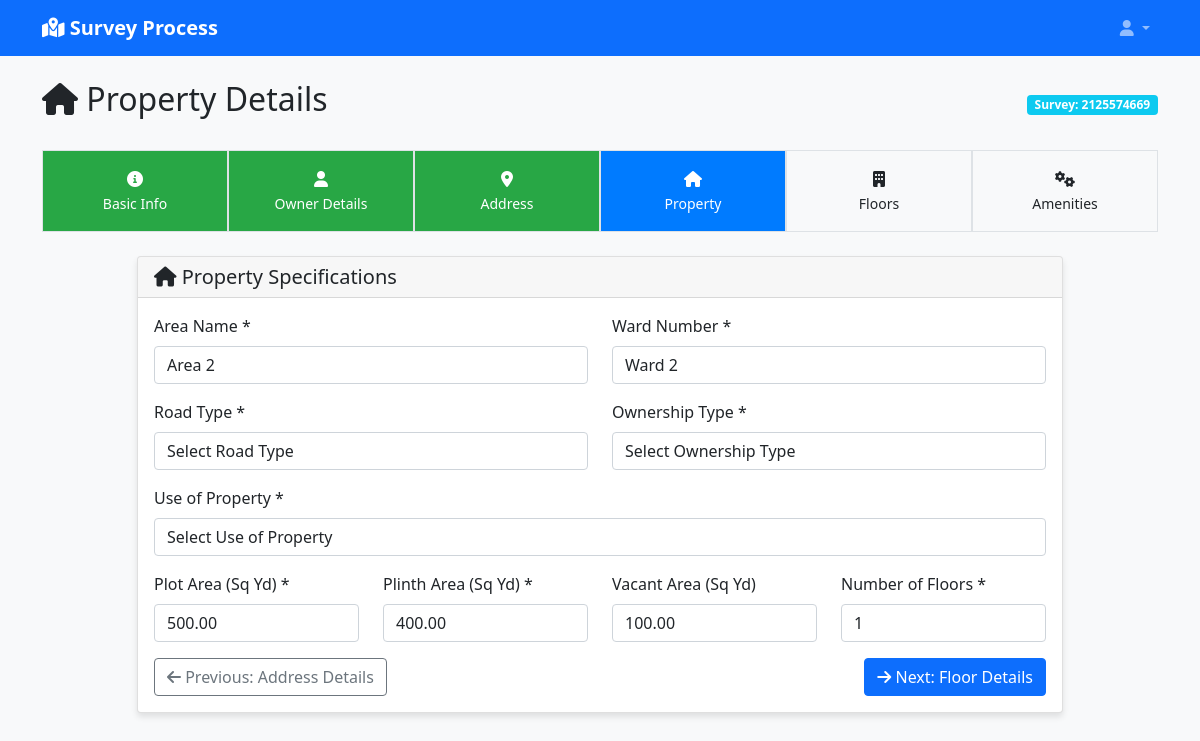
Screenshot of /survey/3/property-details/ (signed in) with the database file from the repository.
### survey_process/models.py (models this page shows, shortened)
class Survey(models.Model):
    SURVEY_STATUS_CHOICES = [
        ('draft', 'Draft'),
        ('form_completed', 'Form Completed'),
        ('geotagged', 'Geotagged'),
        ('completed', 'Completed'),
        ('verified', 'Verified'),
        ('rejected', 'Rejected'),
    ]
    survey_id = models.UUIDField(default=uuid.uuid4, editable=False, unique=True)
    survey_number = models.CharField(max_length=50, unique=True, blank=True, null=True, verbose_name="Survey Number")
    service_no = models.CharField(max_length=50, blank=True, null=True, verbose_name="Service Number")
    unique_key = models.CharField(max_length=100, blank=True, null=True, verbose_name="Unique Key")
    status = models.CharField(max_length=20, choices=SURVEY_STATUS_CHOICES, default='draft')
    surveyor = models.ForeignKey(User, on_delete=models.CASCADE, related_name='surveys')
    created_at = models.DateTimeField(auto_now_add=True)
    updated_at = models.DateTimeField(auto_now=True)
    completed_at = models.DateTimeField(null=True, blank=True)
    TAX_PAID_CHOICES = [
        ('', 'Select Tax Status'),
        ('yes', 'Yes'),
        ('no', 'No'),
        ('partial', 'Partial'),
    ]
    ONE_TIME_PAID_CHOICES = [
        ('', 'Select One Time Payment'),
        ('yes', 'Yes'),
        ('no', 'No'),
    ]
    tax_paid = models.CharField(max_length=10, choices=TAX_PAID_CHOICES, blank=True)
    one_time_paid = models.CharField(max_length=10, choices=ONE_TIME_PAID_CHOICES, blank=True)
    MULTI_STORAGE_CHOICES = [
        ('', 'Select Multi Storage'),
        ('yes', 'Yes'),
        ('no', 'No'),
    ]
    EX_PARTY_CHOICES = [
        ('', 'Select Ex Party'),
        ('yes', 'Yes'),
        ('no', 'No'),
    ]
    multi_storage_complex = models.CharField(max_length=10, choices=MULTI_STORAGE_CHOICES, blank=True)
    is_ex_party = models.CharField(max_length=10, choices=EX_PARTY_CHOICES, blank=True)
    surveyor_notes = models.TextField(blank=True, verbose_name="Surveyor Notes")
    verification_notes = models.TextField(blank=True, verbose_name="Verification Notes")
    class Meta:
        verbose_name = "Survey"
        verbose_name_plural = "Surveys"
        ordering = ['-created_at']

class PropertyDetails(models.Model):
    AREA_CHOICES = [
        ('', 'Select Area'),
        ('area1', 'Area 1'),
        ('area2', 'Area 2'),
        ('area3', 'Area 3'),
        ('area4', 'Area 4'),
    ]
    WARD_CHOICES = [
        ('', 'Select Ward'),
        ('ward1', 'Ward 1'),
        ('ward2', 'Ward 2'),
        ('ward3', 'Ward 3'),
        ('ward4', 'Ward 4'),
    ]
    ROAD_TYPE_CHOICES = [
        ('', 'Select Road Type'),
        ('interior', 'Interior'),
        ('exterior', 'Exterior'),
    ]
    OWNERSHIP_TYPE_CHOICES = [
        ('', 'Select Ownership Type'),
        ('allotment_land_house', 'Allotment Land/House'),
        ('ancestral', 'Ancestral'),
        ('possession', 'Possession'),
    ]
    PROPERTY_USAGE_CHOICES = [
        ('', 'Select Use of Property'),
        ('residential_individual_house', 'Residential - Individual House'),
        ('residential_apartment', 'Residential - Apartment'),
        ('residential_cum_commercial', 'Residential cum Commercial'),
        ('school', 'School'),
        ('professional_college', 'Professional College'),
        ('general_degree_college', 'General Degree College'),
        ('coaching_institute', 'Coaching Institute'),
        ('private_hospital_clinic', 'Private Hospital/Clinic'),
        ('beauty_parlor', 'Beauty Parlor'),
        ('cinema_hall_multiplex', 'Cinema Hall/Multiplex'),
        ('marriage_garden_hall', 'Marriage Garden/Hall'),
        ('hotel_restaurant', 'Hotel/Restaurant'),
        ('private_office', 'Private Office'),
        ('semi_govt_institute', 'Semi Govt. Institute'),
        ('central_govt_property_office', 'Central Govt. Property Office'),
        ('state_govt_autonomous_board', 'State Govt. Autonomous Board'),
        ('state_govt_company', 'State Govt. Company'),
        ('corporation', 'Corporation'),
        ('completely_religious_property', 'Completely Religious Property'),
        ('situated_in_riico_area', 'Situated in RIICO Area'),
        ('out_of_riico_industries', 'Out of RIICO Industries'),
        ('exempted_under_clause_107', 'Exempted Under clause 107 of RM Act 2009'),
        ('dharmshala_community_society', 'Dharmshala of Community society'),
        ('temple', 'Temple'),
        ('mosque', 'Mosque'),
        ('gurudwara', 'Gurudwara'),
        ('others', 'Others'),
    ]
    survey = models.OneToOneField(Survey, on_delete=models.CASCADE, related_name='property')
    area_name = models.CharField(max_length=20, choices=AREA_CHOICES, verbose_name="Area Name")
    ward_no = models.CharField(max_length=20, choices=WARD_CHOICES, verbose_name="Ward Number")
    road_type = models.CharField(max_length=50, choices=ROAD_TYPE_CHOICES, verbose_name="Road Type")
    ownership_type = models.CharField(max_length=50, choices=OWNERSHIP_TYPE_CHOICES, verbose_name="Ownership Type")
    use_of_property = models.CharField(max_length=100, choices=PROPERTY_USAGE_CHOICES, verbose_name="Use of Property")
    plot_area_sq_yd = models.DecimalField(max_digits=10, decimal_places=2, verbose_name="Plot Area (Sq Yd)")
    plinth_area_sq_yd = models.DecimalField(max_digits=10, decimal_places=2, verbose_name="Plinth Area (Sq Yd)")
    vacant_area_sq_yd = models.DecimalField(max_digits=10, decimal_places=2, default=0, verbose_name="Vacant Area (Sq Yd)")
    no_of_floors = models.PositiveIntegerField(verbose_name="Number of Floors")
    class Meta:
        verbose_name = "Property Details"
        verbose_name_plural = "Property Details"

### survey_process/views.py (the view)
# urls.py: path('<int:survey_id>/property-details/', views.survey_property_details, name='survey_property_details'),
@login_required
def survey_property_details(request, survey_id):
    survey = get_object_or_404(Survey, id=survey_id, surveyor=request.user)
    try:
        property_details = survey.property
    except:
        property_details = None
    if request.method == 'POST':
        property_form = PropertyDetailsForm(request.POST, instance=property_details)
        if property_form.is_valid():
            property_details = property_form.save(commit=False)
            property_details.survey = survey
            property_details.save()
            messages.success(request, 'Property details saved successfully!')
            return redirect('survey_process:survey_floor_details', survey_id=survey.id)
        else:
            messages.error(request, 'Please correct the errors in the form.')
    else:
        property_form = PropertyDetailsForm(instance=property_details)
    context = {
        'property_form': property_form,
        'survey': survey,
    }
    return render(request, 'survey_process/survey_property_details.html', context)

### survey_process/templates/survey_process/survey_property_details.html (shortened to what this page needs)
{% extends 'survey_process/base.html' %}
{% block content %}
<div class="row">
    <div class="col-12">
        <div class="d-flex justify-content-between align-items-center mb-4">
            <h2><i class="fas fa-home"></i> Property Details</h2>
            <div>
                <span class="badge bg-info">Survey: {{ survey.service_no }}</span>
            </div>
        </div>
    </div>
</div>
<div class="step-indicator mb-4">
    <div class="step completed">
        <i class="fas fa-info-circle"></i><br>
        <small>Basic Info</small>
    </div>
    <div class="step completed">
        <i class="fas fa-user"></i><br>
        <small>Owner Details</small>
    </div>
    <div class="step completed">
        <i class="fas fa-map-marker-alt"></i><br>
        <small>Address</small>
    </div>
    <div class="step active">
        <i class="fas fa-home"></i><br>
        <small>Property</small>
    </div>
    <div class="step">
        <i class="fas fa-building"></i><br>
        <small>Floors</small>
    </div>
    <div class="step">
        <i class="fas fa-cogs"></i><br>
        <small>Amenities</small>
    </div>
</div>
<div class="row justify-content-center">
    <div class="col-md-10">
        <div class="card">
            <div class="card-header">
                <h5 class="mb-0"><i class="fas fa-home"></i> Property Specifications</h5>
            </div>
            <div class="card-body">
                <form method="post">
                    <div class="row">
                        <div class="col-md-6">
                            <div class="mb-3">
                                <label for="{{ property_form.area_name.id_for_label }}" class="form-label">
                                    Area Name *
                                </label>
                                {{ property_form.area_name }}
                            </div>
                        </div>
                        <div class="col-md-6">
                            <div class="mb-3">
                                <label for="{{ property_form.ward_no.id_for_label }}" class="form-label">
                                    Ward Number *
                                </label>
                                {{ property_form.ward_no }}
                            </div>
                        </div>
                    </div>
                    <div class="row">
                        <div class="col-md-6">
                            <div class="mb-3">
                                <label for="{{ property_form.road_type.id_for_label }}" class="form-label">
                                    Road Type *
                                </label>
                                {{ property_form.road_type }}
                            </div>
                        </div>
                        <div class="col-md-6">
                            <div class="mb-3">
                                <label for="{{ property_form.ownership_type.id_for_label }}" class="form-label">
                                    Ownership Type *
                                </label>
                                {{ property_form.ownership_type }}
                            </div>
                        </div>
                    </div>
                    <div class="row">
                        <div class="col-md-12">
                            <div class="mb-3">
                                <label for="{{ property_form.use_of_property.id_for_label }}" class="form-label">
                                    Use of Property *
                                </label>
                                {{ property_form.use_of_property }}
                            </div>
                        </div>
                    </div>
                    <div class="row">
                        <div class="col-md-3">
                            <div class="mb-3">
                                <label for="{{ property_form.plot_area_sq_yd.id_for_label }}" class="form-label">
                                    Plot Area (Sq Yd) *
                                </label>
                                {{ property_form.plot_area_sq_yd }}
                            </div>
                        </div>
                        <div class="col-md-3">
                            <div class="mb-3">
                                <label for="{{ property_form.plinth_area_sq_yd.id_for_label }}" class="form-label">
                                    Plinth Area (Sq Yd) *
                                </label>
                                {{ property_form.plinth_area_sq_yd }}
                            </div>
                        </div>
                        <div class="col-md-3">
                            <div class="mb-3">
                                <label for="{{ property_form.vacant_area_sq_yd.id_for_label }}" class="form-label">
                                    Vacant Area (Sq Yd)
                                </label>
                                {{ property_form.vacant_area_sq_yd }}
                            </div>
                        </div>
                        <div class="col-md-3">
                            <div class="mb-3">
                                <label for="{{ property_form.no_of_floors.id_for_label }}" class="form-label">
                                    Number of Floors *
                                </label>
                                {{ property_form.no_of_floors }}
                            </div>
                        </div>
                    </div>
                    <div class="row">
                        <div class="col-12">
                            <div class="d-grid gap-2 d-md-flex justify-content-md-between">
                                <a href="{% url 'survey_process:survey_address_details' survey.id %}" class="btn btn-outline-secondary">
                                    <i class="fas fa-arrow-left"></i> Previous: Address Details
                                </a>
                                <button type="submit" class="btn btn-primary">
                                    <i class="fas fa-arrow-right"></i> Next: Floor Details
                                </button>
                            </div>
                        </div>
                    </div>
                </form>
            </div>
        </div>
    </div>
</div>
{% endblock %}

### survey_process/templates/survey_process/base.html (style rules this page uses)
.card { box-shadow: 0 4px 6px rgba(0, 0, 0, 0.1); }
.step-indicator { display: flex; justify-content: space-between; margin-bottom: 2rem; }
.step { flex: 1; text-align: center; padding: 1rem; background: #f8f9fa; border: 1px solid #dee2e6; position: relative; }
.step.active { background: #007bff; color: white; }
.step.completed { background: #28a745; color: white; }

### rows the page displays
Survey: service_no "2125574669"
PropertyDetails: area_name "Area 2", ward_no "Ward 2", road_type "Select Road Type", ownership_type "Select Ownership Type", use_of_property "Select Use of Property", plot_area_sq_yd "500.00", plinth_area_sq_yd "400.00", vacant_area_sq_yd "100.00", no_of_floors "1"
